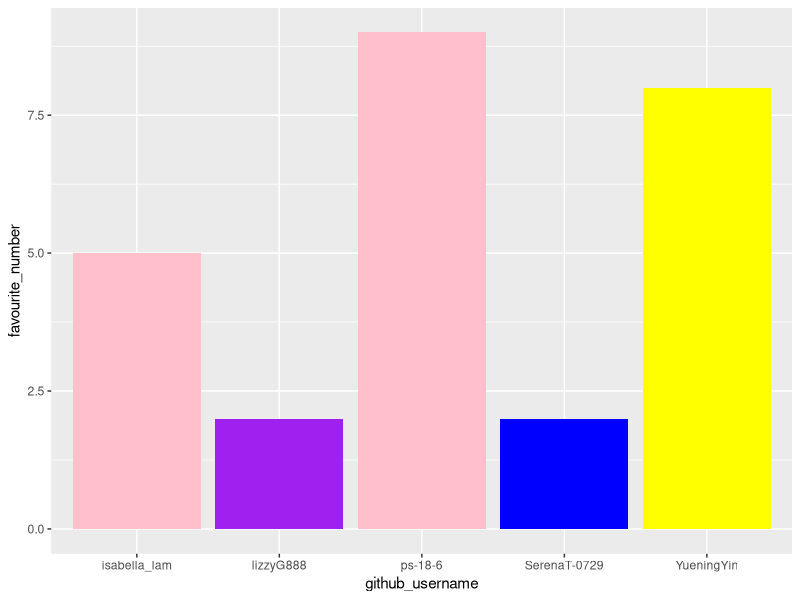

Generate this figure with R:
## ---- chunk 1
library(tidyverse) 
## ---- chunk 2
team_data <- tibble(
  name = c("Pari", "Lizzy", "Bella", 
           "Serena", "Goys"),
  github_username = c("ps-18-6", "lizzyG888", "isabella_lam", 
                      "SerenaT-0729", "YueningYin"), 
  colour = c("pink", "purple", "pink", 
             "blue", "yellow"),
  hobby = c("watching TV", "gaming", "piano", 
            "drawing", "dancing"),
  favourite_number = c(9, 2, 5, 2, 8)
  )

team_data
## ---- chunk 3
p1 <- ggplot(data = team_data, 
             mapping = aes(x = github_username, 
                           y = favourite_number,
                           fill = colour), 
             ) +
   geom_col() +
   scale_fill_identity()
p1
